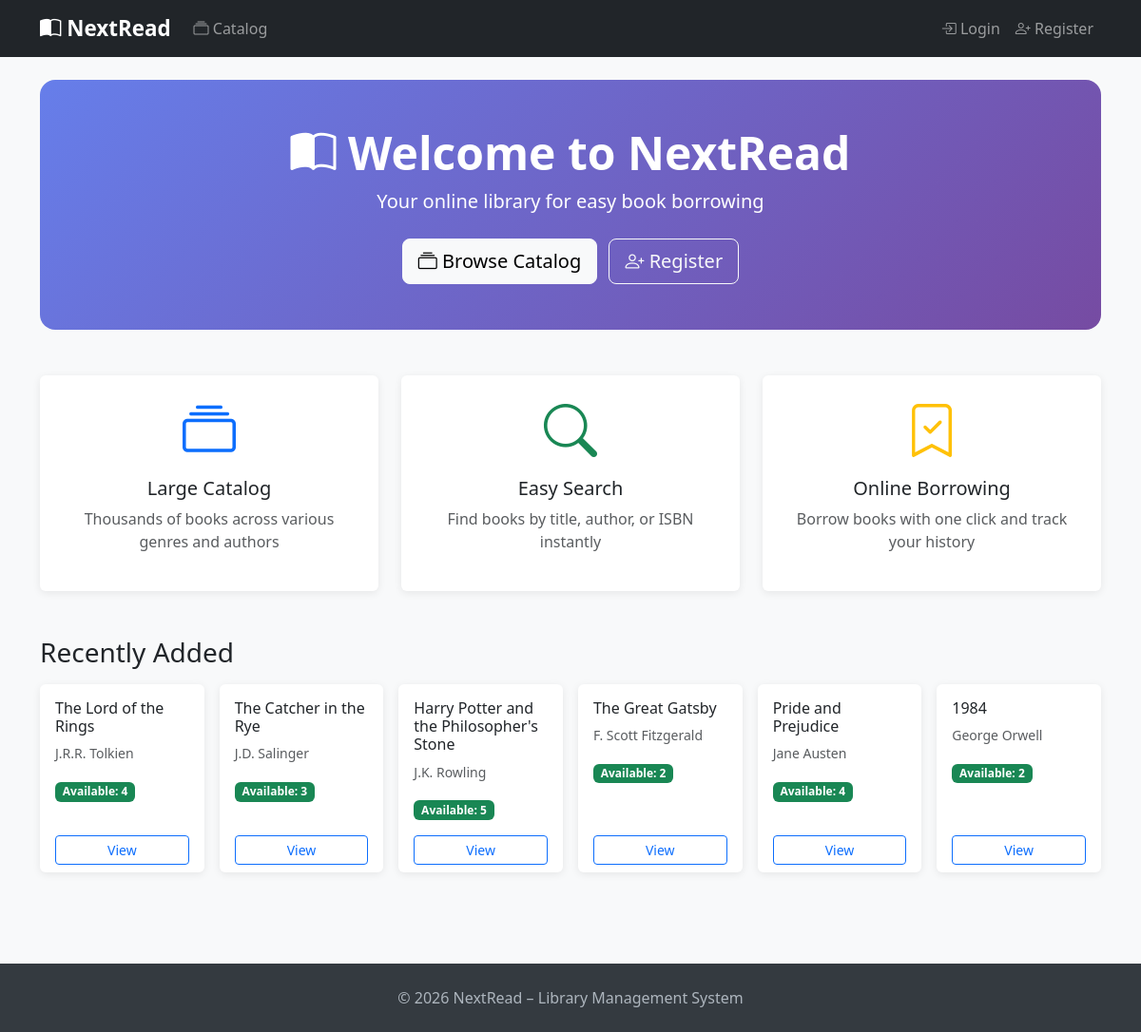
The page / on the database its author committed.
### app/models.py (models this page shows, shortened)
class Book(db.Model):
    __tablename__ = 'books'
    id = db.Column(db.Integer, primary_key=True)
    title = db.Column(db.String(300), nullable=False, index=True)
    author = db.Column(db.String(200), nullable=False)
    isbn = db.Column(db.String(20), unique=True, index=True)
    published_year = db.Column(db.Integer)
    description = db.Column(db.Text)
    quantity = db.Column(db.Integer, default=1)
    available = db.Column(db.Integer, default=1)
    created_at = db.Column(db.DateTime, default=datetime.utcnow)
    borrowings = db.relationship('Borrowing', back_populates='book',
                                  cascade='all, delete-orphan', lazy='dynamic')
    genres = db.relationship('Genre', secondary=book_genres, back_populates='books')

### app/main/routes.py (the view)
@main.route('/')
def index():
    recent_books = Book.query.order_by(Book.created_at.desc()).limit(6).all()
    return render_template('main/index.html', title='Library', recent_books=recent_books)

### app/templates/main/index.html
{% extends 'base.html' %}
{% block content %}
<div class="rounded-4 mb-5 p-5 text-white text-center"
     style="background: linear-gradient(135deg, #667eea 0%, #764ba2 100%);">
    <h1 class="display-5 fw-bold"><i class="bi bi-book-half"></i> Welcome to NextRead</h1>
    <p class="lead mb-4">Your online library for easy book borrowing</p>
    <a href="{{ url_for('books.index') }}" class="btn btn-light btn-lg me-2">
        <i class="bi bi-collection"></i> Browse Catalog
    </a>
    {% if not current_user.is_authenticated %}
    <a href="{{ url_for('auth.register') }}" class="btn btn-outline-light btn-lg">
        <i class="bi bi-person-plus"></i> Register
    </a>
    {% endif %}
</div>
<div class="row g-4 mb-5">
    <div class="col-md-4">
        <div class="card h-100 text-center p-4">
            <div class="display-4 text-primary mb-3"><i class="bi bi-collection"></i></div>
            <h5>Large Catalog</h5>
            <p class="text-muted">Thousands of books across various genres and authors</p>
        </div>
    </div>
    <div class="col-md-4">
        <div class="card h-100 text-center p-4">
            <div class="display-4 text-success mb-3"><i class="bi bi-search"></i></div>
            <h5>Easy Search</h5>
            <p class="text-muted">Find books by title, author, or ISBN instantly</p>
        </div>
    </div>
    <div class="col-md-4">
        <div class="card h-100 text-center p-4">
            <div class="display-4 text-warning mb-3"><i class="bi bi-bookmark-check"></i></div>
            <h5>Online Borrowing</h5>
            <p class="text-muted">Borrow books with one click and track your history</p>
        </div>
    </div>
</div>
{% if recent_books %}
<h3 class="mb-3">Recently Added</h3>
<div class="row g-3">
    {% for book in recent_books %}
    <div class="col-md-4 col-lg-2">
        <div class="card book-card h-100">
            <div class="card-body">
                <h6 class="card-title">{{ book.title }}</h6>
                <p class="card-text small text-muted">{{ book.author }}</p>
                {% if book.available > 0 %}
                <span class="badge bg-success">Available: {{ book.available }}</span>
                {% else %}
                <span class="badge bg-danger">Unavailable</span>
                {% endif %}
            </div>
            <div class="card-footer bg-transparent border-0 pt-0">
                <a href="{{ url_for('books.detail', book_id=book.id) }}"
                   class="btn btn-sm btn-outline-primary w-100">View</a>
            </div>
        </div>
    </div>
    {% endfor %}
</div>
{% endif %}
{% endblock %}

### app/templates/base.html (style rules this page uses)
body { background: #f8f9fa; display: flex; flex-direction: column; min-height: 100vh; }
.card { border: none; box-shadow: 0 2px 8px rgba(0,0,0,.08); }
.book-card { transition: transform .2s; }

### rows shown on the page
Book: title "The Lord of the Rings", author "J.R.R. Tolkien", available "4"
Book: title "The Catcher in the Rye", author "J.D. Salinger", available "3"
Book: title "Harry Potter and the Philosopher's Stone", author "J.K. Rowling", available "5"
Book: title "The Great Gatsby", author "F. Scott Fitzgerald", available "2"
Book: title "Pride and Prejudice", author "Jane Austen", available "4"
Book: title "1984", author "George Orwell", available "2"
